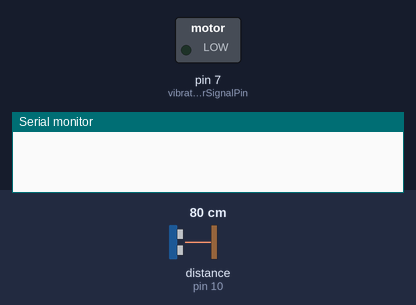
Recording of a sketch running on a simulated Arduino Uno, built with avr-gcc and run on an emulated ATmega328P. Shown: switched loads named in the sketch (green lamp = pin HIGH), the last lines printed to the serial monitor. Wiring (inferred from the names in the program): ultrasonic range finder: trigger pin 9; echo pin 10. The inputs (shaded band) are chosen by the test bench; at power-on: distance to the obstacle (sensor on pin 10) 80 cm. The echo pulse lasts 58.3 µs per cm; pins used as bus, display or sensor lines are not drawn.

Above: at 1.2 s.
1.3 s: distance to the obstacle (sensor on pin 10) set to 33 cm
2.8 s: distance to the obstacle (sensor on pin 10) set to 28 cm
At 3.9 s:
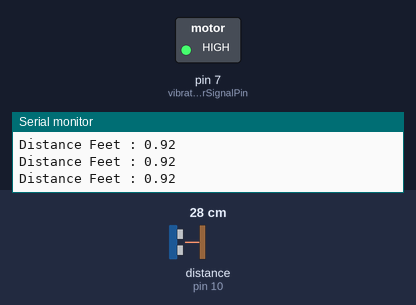
Timing chart, 0 to 5.8 s (numbered marks = the images above; inputs shaded):
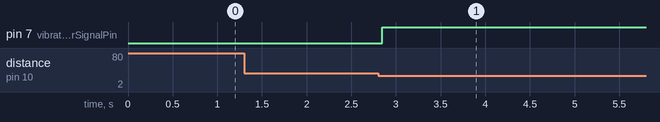

The sketch:

VibrationAndUltrasonic.ino
```cpp
// defines pins numbers
const int vibrationMotorSignalPin = 7;
const int ultraSonicTrigPin = 9;
const int ultraSonicEchoPin = 10;

// defines variables
long duration;
float distanceInFeets;

void setup() {
  pinMode(ultraSonicTrigPin, OUTPUT); // Sets the ultraSonicTrigPin as an Output
  pinMode(ultraSonicEchoPin, INPUT); // Sets the ultraSonicEchoPin as an Input
  pinMode(vibrationMotorSignalPin, OUTPUT); // Sets the vibrationMotorSignalPin as an Output
  Serial.begin(9600); // Starts the serial communication
}

void loop(){
  // Clears the ultraSonicTrigPin
  digitalWrite(ultraSonicTrigPin, LOW);
  delayMicroseconds(2);
  // Sets the ultraSonicTrigPin on HIGH state for 10 micro seconds
  digitalWrite(ultraSonicTrigPin, HIGH);
  delayMicroseconds(10);
  digitalWrite(ultraSonicTrigPin, LOW);
  // Reads the ultraSonicEchoPin, returns the sound wave travel time in microseconds
  duration = pulseIn(ultraSonicEchoPin, HIGH);
  // Calculating the distance
  distanceInFeets = duration * 0.00112533/2;

  // Clears the VibrationMotorSignalPin
  digitalWrite(vibrationMotorSignalPin, LOW);

  if (distanceInFeets < 1.00) {
    digitalWrite(vibrationMotorSignalPin, HIGH);
    // Prints the distance on the Serial Monitor
    Serial.print("Distance Feet : ");
    Serial.println(distanceInFeets);
  }
}
```

Measured:
- the behaviour switches between 31 and 30 cm on distance to the obstacle (sensor on pin 10) (found by bisection; images 0 and 1)
- after the input at 1.3 s, every drawn part: stays the same
- after the input at 2.8 s, pin 7 (vibrationMotorSignalPin): LOW → HIGH after 0.05 s
